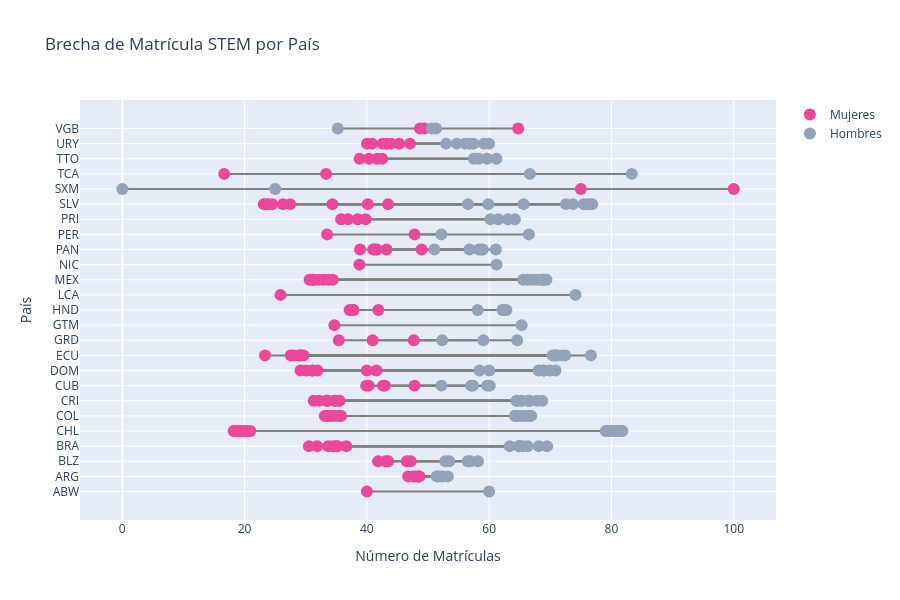

The notebook cell this image was saved under:
### Code cell
fig = go.Figure()

for i, fila in egreso.iterrows():
    fig.add_trace(go.Scatter(
        x=[fila['famale'], fila['male']], 
        y=[fila['geoUnit'], fila['geoUnit']],
        mode='lines',
        line=dict(color='gray', width=2),
        showlegend=False
    ))

fig.add_trace(go.Scatter(
    x=egreso['famale'], 
    y=egreso['geoUnit'],
    mode='markers',
    name='Mujeres',
    marker=dict(color='#ec4899', size=12) 
))


fig.add_trace(go.Scatter(
    x=egreso['male'], 
    y=egreso['geoUnit'],
    mode='markers',
    name='Hombres',
    marker=dict(color='#94a3b8', size=12) 
))

fig.update_layout(
    title="Brecha de Matrícula STEM por País",
    xaxis_title="Número de Matrículas",
    yaxis_title="País",
    height=600
)
fig.show()

### Figure 1 — Plotly figure (JSON) as saved in the notebook; plotly's stock layout.template omitted (floating-point values rounded to 4 significant figures)
{"data": [{"line": {"color": "gray", "width": 2}, "mode": "lines", "showlegend": false, "type": "scatter", "x": [40, 60], "y": ["ABW", "ABW"]}, {"line": {"color": "gray", "width": 2}, "mode": "lines", "showlegend": false, "type": "scatter", "x": [47.57, 52.43], "y": ["ARG", "ARG"]}, {"line": {"color": "gray", "width": 2}, "mode": "lines", "showlegend": false, "type": "scatter", "x": [48.35, 51.65], "y": ["ARG", "ARG"]}, {"line": {"color": "gray", "width": 2}, "mode": "lines", "showlegend": false, "type": "scatter", "x": [48.6, 51.4], "y": ["ARG", "ARG"]}, {"line": {"color": "gray", "width": 2}, "mode": "lines", "showlegend": false, "type": "scatter", "x": [47.94, 52.06], "y": ["ARG", "ARG"]}, {"line": {"color": "gray", "width": 2}, "mode": "lines", "showlegend": false, "type": "scatter", "x": [48.48, 51.52], "y": ["ARG", "ARG"]}, {"line": {"color": "gray", "width": 2}, "mode": "lines", "showlegend": false, "type": "scatter", "x": [46.75, 53.25], "y": ["ARG", "ARG"]}, {"line": {"color": "gray", "width": 2}, "mode": "lines", "showlegend": false, "type": "scatter", "x": [41.83, 58.17], "y": ["BLZ", "BLZ"]}, {"line": {"color": "gray", "width": 2}, "mode": "lines", "showlegend": false, "type": "scatter", "x": [47.17, 52.83], "y": ["BLZ", "BLZ"]}, {"line": {"color": "gray", "width": 2}, "mode": "lines", "showlegend": false, "type": "scatter", "x": [43.49, 56.51], "y": ["BLZ", "BLZ"]}, {"line": {"color": "gray", "width": 2}, "mode": "lines", "showlegend": false, "type": "scatter", "x": [46.53, 53.47], "y": ["BLZ", "BLZ"]}, {"line": {"color": "gray", "width": 2}, "mode": "lines", "showlegend": false, "type": "scatter", "x": [43.07, 56.93], "y": ["BLZ", "BLZ"]}, {"line": {"color": "gray", "width": 2}, "mode": "lines", "showlegend": false, "type": "scatter", "x": [34.45, 65.55], "y": ["BRA", "BRA"]}, {"line": {"color": "gray", "width": 2}, "mode": "lines", "showlegend": false, "type": "scatter", "x": [35.2, 64.8], "y": ["BRA", "BRA"]}, {"line": {"color": "gray", "width": 2}, "mode": "lines", "showlegend": false, "type": "scatter", "x": [36.64, 63.36], "y": ["BRA", "BRA"]}, {"line": {"color": "gray", "width": 2}, "mode": "lines", "showlegend": false, "type": "scatter", "x": [35.01, 64.99], "y": ["BRA", "BRA"]}, {"line": {"color": "gray", "width": 2}, "mode": "lines", "showlegend": false, "type": "scatter", "x": [35.01, 64.99], "y": ["BRA", "BRA"]}, {"line": {"color": "gray", "width": 2}, "mode": "lines", "showlegend": false, "type": "scatter", "x": [33.68, 66.32], "y": ["BRA", "BRA"]}, {"line": {"color": "gray", "width": 2}, "mode": "lines", "showlegend": false, "type": "scatter", "x": [31.87, 68.13], "y": ["BRA", "BRA"]}, {"line": {"color": "gray", "width": 2}, "mode": "lines", "showlegend": false, "type": "scatter", "x": [30.52, 69.48], "y": ["BRA", "BRA"]}, {"line": {"color": "gray", "width": 2}, "mode": "lines", "showlegend": false, "type": "scatter", "x": [18.21, 81.79], "y": ["CHL", "CHL"]}, {"line": {"color": "gray", "width": 2}, "mode": "lines", "showlegend": false, "type": "scatter", "x": [18.47, 81.53], "y": ["CHL", "CHL"]}, {"line": {"color": "gray", "width": 2}, "mode": "lines", "showlegend": false, "type": "scatter", "x": [18.83, 81.17], "y": ["CHL", "CHL"]}, {"line": {"color": "gray", "width": 2}, "mode": "lines", "showlegend": false, "type": "scatter", "x": [18.68, 81.32], "y": ["CHL", "CHL"]}, {"line": {"color": "gray", "width": 2}, "mode": "lines", "showlegend": false, "type": "scatter", "x": [19.16, 80.84], "y": ["CHL", "CHL"]}, {"line": {"color": "gray", "width": 2}, "mode": "lines", "showlegend": false, "type": "scatter", "x": [20.09, 79.91], "y": ["CHL", "CHL"]}, {"line": {"color": "gray", "width": 2}, "mode": "lines", "showlegend": false, "type": "scatter", "x": [19.54, 80.46], "y": ["CHL", "CHL"]}, {"line": {"color": "gray", "width": 2}, "mode": "lines", "showlegend": false, "type": "scatter", "x": [20.94, 79.06], "y": ["CHL", "CHL"]}, {"line": {"color": "gray", "width": 2}, "mode": "lines", "showlegend": false, "type": "scatter", "x": [20.56, 79.44], "y": ["CHL", "CHL"]}, {"line": {"color": "gray", "width": 2}, "mode": "lines", "showlegend": false, "type": "scatter", "x": [33.12, 66.88], "y": ["COL", "COL"]}, {"line": {"color": "gray", "width": 2}, "mode": "lines", "showlegend": false, "type": "scatter", "x": [33.88, 66.12], "y": ["COL", "COL"]}, {"line": {"color": "gray", "width": 2}, "mode": "lines", "showlegend": false, "type": "scatter", "x": [34.06, 65.94], "y": ["COL", "COL"]}, {"line": {"color": "gray", "width": 2}, "mode": "lines", "showlegend": false, "type": "scatter", "x": [33.41, 66.59], "y": ["COL", "COL"]}, {"line": {"color": "gray", "width": 2}, "mode": "lines", "showlegend": false, "type": "scatter", "x": [34.69, 65.31], "y": ["COL", "COL"]}, {"line": {"color": "gray", "width": 2}, "mode": "lines", "showlegend": false, "type": "scatter", "x": [35.78, 64.22], "y": ["COL", "COL"]}, {"line": {"color": "gray", "width": 2}, "mode": "lines", "showlegend": false, "type": "scatter", "x": [35.71, 64.29], "y": ["COL", "COL"]}, {"line": {"color": "gray", "width": 2}, "mode": "lines", "showlegend": false, "type": "scatter", "x": [35.25, 64.75], "y": ["COL", "COL"]}, {"line": {"color": "gray", "width": 2}, "mode": "lines", "showlegend": false, "type": "scatter", "x": [31.31, 68.69], "y": ["CRI", "CRI"]}, {"line": {"color": "gray", "width": 2}, "mode": "lines", "showlegend": false, "type": "scatter", "x": [33.43, 66.57], "y": ["CRI", "CRI"]}, {"line": {"color": "gray", "width": 2}, "mode": "lines", "showlegend": false, "type": "scatter", "x": [33.43, 66.57], "y": ["CRI", "CRI"]}, {"line": {"color": "gray", "width": 2}, "mode": "lines", "showlegend": false, "type": "scatter", "x": [32.2, 67.8], "y": ["CRI", "CRI"]}, {"line": {"color": "gray", "width": 2}, "mode": "lines", "showlegend": false, "type": "scatter", "x": [33.66, 66.34], "y": ["CRI", "CRI"]}, {"line": {"color": "gray", "width": 2}, "mode": "lines", "showlegend": false, "type": "scatter", "x": [34.74, 65.26], "y": ["CRI", "CRI"]}, {"line": {"color": "gray", "width": 2}, "mode": "lines", "showlegend": false, "type": "scatter", "x": [35.46, 64.54], "y": ["CRI", "CRI"]}, {"line": {"color": "gray", "width": 2}, "mode": "lines", "showlegend": false, "type": "scatter", "x": [35.52, 64.48], "y": ["CRI", "CRI"]}, {"line": {"color": "gray", "width": 2}, "mode": "lines", "showlegend": false, "type": "scatter", "x": [34.71, 65.29], "y": ["CRI", "CRI"]}, {"line": {"color": "gray", "width": 2}, "mode": "lines", "showlegend": false, "type": "scatter", "x": [39.89, 60.11], "y": ["CUB", "CUB"]}, {"line": {"color": "gray", "width": 2}, "mode": "lines", "showlegend": false, "type": "scatter", "x": [47.8, 52.2], "y": ["CUB", "CUB"]}, {"line": {"color": "gray", "width": 2}, "mode": "lines", "showlegend": false, "type": "scatter", "x": [40.32, 59.68], "y": ["CUB", "CUB"]}, {"line": {"color": "gray", "width": 2}, "mode": "lines", "showlegend": false, "type": "scatter", "x": [42.95, 57.05], "y": ["CUB", "CUB"]}, {"line": {"color": "gray", "width": 2}, "mode": "lines", "showlegend": false, "type": "scatter", "x": [42.64, 57.36], "y": ["CUB", "CUB"]}, {"line": {"color": "gray", "width": 2}, "mode": "lines", "showlegend": false, "type": "scatter", "x": [41.58, 58.42], "y": ["DOM", "DOM"]}, {"line": {"color": "gray", "width": 2}, "mode": "lines", "showlegend": false, "type": "scatter", "x": [31.91, 68.09], "y": ["DOM", "DOM"]}, {"line": {"color": "gray", "width": 2}, "mode": "lines", "showlegend": false, "type": "scatter", "x": [39.99, 60.01], "y": ["DOM", "DOM"]}, {"line": {"color": "gray", "width": 2}, "mode": "lines", "showlegend": false, "type": "scatter", "x": [29.15, 70.85], "y": ["DOM", "DOM"]}, {"line": {"color": "gray", "width": 2}, "mode": "lines", "showlegend": false, "type": "scatter", "x": [31.1, 68.9], "y": ["DOM", "DOM"]}, {"line": {"color": "gray", "width": 2}, "mode": "lines", "showlegend": false, "type": "scatter", "x": [30.06, 69.94], "y": ["DOM", "DOM"]}, {"line": {"color": "gray", "width": 2}, "mode": "lines", "showlegend": false, "type": "scatter", "x": [31.07, 68.93], "y": ["DOM", "DOM"]}, {"line": {"color": "gray", "width": 2}, "mode": "lines", "showlegend": false, "type": "scatter", "x": [28.07, 71.93], "y": ["ECU", "ECU"]}, {"line": {"color": "gray", "width": 2}, "mode": "lines", "showlegend": false, "type": "scatter", "x": [29.23, 70.77], "y": ["ECU", "ECU"]}, {"line": {"color": "gray", "width": 2}, "mode": "lines", "showlegend": false, "type": "scatter", "x": [23.35, 76.65], "y": ["ECU", "ECU"]}, {"line": {"color": "gray", "width": 2}, "mode": "lines", "showlegend": false, "type": "scatter", "x": [29.13, 70.87], "y": ["ECU", "ECU"]}, {"line": {"color": "gray", "width": 2}, "mode": "lines", "showlegend": false, "type": "scatter", "x": [28.84, 71.16], "y": ["ECU", "ECU"]}, {"line": {"color": "gray", "width": 2}, "mode": "lines", "showlegend": false, "type": "scatter", "x": [29.63, 70.37], "y": ["ECU", "ECU"]}, {"line": {"color": "gray", "width": 2}, "mode": "lines", "showlegend": false, "type": "scatter", "x": [27.55, 72.45], "y": ["ECU", "ECU"]}, {"line": {"color": "gray", "width": 2}, "mode": "lines", "showlegend": false, "type": "scatter", "x": [47.67, 52.33], "y": ["GRD", "GRD"]}, {"line": {"color": "gray", "width": 2}, "mode": "lines", "showlegend": false, "type": "scatter", "x": [35.41, 64.59], "y": ["GRD", "GRD"]}, {"line": {"color": "gray", "width": 2}, "mode": "lines", "showlegend": false, "type": "scatter", "x": [40.94, 59.06], "y": ["GRD", "GRD"]}, {"line": {"color": "gray", "width": 2}, "mode": "lines", "showlegend": false, "type": "scatter", "x": [34.69, 65.31], "y": ["GTM", "GTM"]}, {"line": {"color": "gray", "width": 2}, "mode": "lines", "showlegend": false, "type": "scatter", "x": [37.46, 62.54], "y": ["HND", "HND"]}, {"line": {"color": "gray", "width": 2}, "mode": "lines", "showlegend": false, "type": "scatter", "x": [37.8, 62.2], "y": ["HND", "HND"]}, {"line": {"color": "gray", "width": 2}, "mode": "lines", "showlegend": false, "type": "scatter", "x": [41.88, 58.12], "y": ["HND", "HND"]}, {"line": {"color": "gray", "width": 2}, "mode": "lines", "showlegend": false, "type": "scatter", "x": [37.79, 62.21], "y": ["HND", "HND"]}, {"line": {"color": "gray", "width": 2}, "mode": "lines", "showlegend": false, "type": "scatter", "x": [37.17, 62.83], "y": ["HND", "HND"]}, {"line": {"color": "gray", "width": 2}, "mode": "lines", "showlegend": false, "type": "scatter", "x": [25.87, 74.13], "y": ["LCA", "LCA"]}, {"line": {"color": "gray", "width": 2}, "mode": "lines", "showlegend": false, "type": "scatter", "x": [31.33, 68.67], "y": ["MEX", "MEX"]}, {"line": {"color": "gray", "width": 2}, "mode": "lines", "showlegend": false, "type": "scatter", "x": [31.13, 68.87], "y": ["MEX", "MEX"]}, {"line": {"color": "gray", "width": 2}, "mode": "lines", "showlegend": false, "type": "scatter", "x": [30.63, 69.37], "y": ["MEX", "MEX"]}, {"line": {"color": "gray", "width": 2}, "mode": "lines", "showlegend": false, "type": "scatter", "x": [31.26, 68.74], "y": ["MEX", "MEX"]}, {"line": {"color": "gray", "width": 2}, "mode": "lines", "showlegend": false, "type": "scatter", "x": [32.07, 67.93], "y": ["MEX", "MEX"]}, {"line": {"color": "gray", "width": 2}, "mode": "lines", "showlegend": false, "type": "scatter", "x": [32.91, 67.09], "y": ["MEX", "MEX"]}, {"line": {"color": "gray", "width": 2}, "mode": "lines", "showlegend": false, "type": "scatter", "x": [33.67, 66.33], "y": ["MEX", "MEX"]}, {"line": {"color": "gray", "width": 2}, "mode": "lines", "showlegend": false, "type": "scatter", "x": [34.42, 65.58], "y": ["MEX", "MEX"]}, {"line": {"color": "gray", "width": 2}, "mode": "lines", "showlegend": false, "type": "scatter", "x": [38.78, 61.22], "y": ["NIC", "NIC"]}, {"line": {"color": "gray", "width": 2}, "mode": "lines", "showlegend": false, "type": "scatter", "x": [48.95, 51.05], "y": ["PAN", "PAN"]}, {"line": {"color": "gray", "width": 2}, "mode": "lines", "showlegend": false, "type": "scatter", "x": [43.22, 56.78], "y": ["PAN", "PAN"]}, {"line": {"color": "gray", "width": 2}, "mode": "lines", "showlegend": false, "type": "scatter", "x": [41.04, 58.96], "y": ["PAN", "PAN"]}, {"line": {"color": "gray", "width": 2}, "mode": "lines", "showlegend": false, "type": "scatter", "x": [41.24, 58.76], "y": ["PAN", "PAN"]}, {"line": {"color": "gray", "width": 2}, "mode": "lines", "showlegend": false, "type": "scatter", "x": [38.89, 61.11], "y": ["PAN", "PAN"]}, {"line": {"color": "gray", "width": 2}, "mode": "lines", "showlegend": false, "type": "scatter", "x": [41.67, 58.33], "y": ["PAN", "PAN"]}, {"line": {"color": "gray", "width": 2}, "mode": "lines", "showlegend": false, "type": "scatter", "x": [33.5, 66.5], "y": ["PER", "PER"]}, {"line": {"color": "gray", "width": 2}, "mode": "lines", "showlegend": false, "type": "scatter", "x": [47.81, 52.19], "y": ["PER", "PER"]}, {"line": {"color": "gray", "width": 2}, "mode": "lines", "showlegend": false, "type": "scatter", "x": [35.79, 64.21], "y": ["PRI", "PRI"]}, {"line": {"color": "gray", "width": 2}, "mode": "lines", "showlegend": false, "type": "scatter", "x": [38.5, 61.5], "y": ["PRI", "PRI"]}, {"line": {"color": "gray", "width": 2}, "mode": "lines", "showlegend": false, "type": "scatter", "x": [39.8, 60.2], "y": ["PRI", "PRI"]}, {"line": {"color": "gray", "width": 2}, "mode": "lines", "showlegend": false, "type": "scatter", "x": [36.92, 63.08], "y": ["PRI", "PRI"]}, {"line": {"color": "gray", "width": 2}, "mode": "lines", "showlegend": false, "type": "scatter", "x": [26.28, 73.72], "y": ["SLV", "SLV"]}, {"line": {"color": "gray", "width": 2}, "mode": "lines", "showlegend": false, "type": "scatter", "x": [23.9, 76.1], "y": ["SLV", "SLV"]}, {"line": {"color": "gray", "width": 2}, "mode": "lines", "showlegend": false, "type": "scatter", "x": [23.52, 76.48], "y": ["SLV", "SLV"]}, {"line": {"color": "gray", "width": 2}, "mode": "lines", "showlegend": false, "type": "scatter", "x": [23.14, 76.86], "y": ["SLV", "SLV"]}, {"line": {"color": "gray", "width": 2}, "mode": "lines", "showlegend": false, "type": "scatter", "x": [24.55, 75.45], "y": ["SLV", "SLV"]}, {"line": {"color": "gray", "width": 2}, "mode": "lines", "showlegend": false, "type": "scatter", "x": [27.44, 72.56], "y": ["SLV", "SLV"]}, {"line": {"color": "gray", "width": 2}, "mode": "lines", "showlegend": false, "type": "scatter", "x": [43.47, 56.53], "y": ["SLV", "SLV"]}, {"line": {"color": "gray", "width": 2}, "mode": "lines", "showlegend": false, "type": "scatter", "x": [34.37, 65.63], "y": ["SLV", "SLV"]}, {"line": {"color": "gray", "width": 2}, "mode": "lines", "showlegend": false, "type": "scatter", "x": [40.14, 59.86], "y": ["SLV", "SLV"]}, {"line": {"color": "gray", "width": 2}, "mode": "lines", "showlegend": false, "type": "scatter", "x": [75, 25], "y": ["SXM", "SXM"]}, {"line": {"color": "gray", "width": 2}, "mode": "lines", "showlegend": false, "type": "scatter", "x": [100, 0], "y": ["SXM", "SXM"]}, {"line": {"color": "gray", "width": 2}, "mode": "lines", "showlegend": false, "type": "scatter", "x": [33.33, 66.67], "y": ["TCA", "TCA"]}, {"line": {"color": "gray", "width": 2}, "mode": "lines", "showlegend": false, "type": "scatter", "x": [16.67, 83.33], "y": ["TCA", "TCA"]}, {"line": {"color": "gray", "width": 2}, "mode": "lines", "showlegend": false, "type": "scatter", "x": [38.82, 61.18], "y": ["TTO", "TTO"]}, {"line": {"color": "gray", "width": 2}, "mode": "lines", "showlegend": false, "type": "scatter", "x": [40.34, 59.66], "y": ["TTO", "TTO"]}, {"line": {"color": "gray", "width": 2}, "mode": "lines", "showlegend": false, "type": "scatter", "x": [42.5, 57.5], "y": ["TTO", "TTO"]}, {"line": {"color": "gray", "width": 2}, "mode": "lines", "showlegend": false, "type": "scatter", "x": [41.7, 58.3], "y": ["TTO", "TTO"]}, {"line": {"color": "gray", "width": 2}, "mode": "lines", "showlegend": false, "type": "scatter", "x": [43.96, 56.04], "y": ["URY", "URY"]}, {"line": {"color": "gray", "width": 2}, "mode": "lines", "showlegend": false, "type": "scatter", "x": [45.29, 54.71], "y": ["URY", "URY"]}, {"line": {"color": "gray", "width": 2}, "mode": "lines", "showlegend": false, "type": "scatter", "x": [42.56, 57.44], "y": ["URY", "URY"]}, {"line": {"color": "gray", "width": 2}, "mode": "lines", "showlegend": false, "type": "scatter", "x": [40.86, 59.14], "y": ["URY", "URY"]}, {"line": {"color": "gray", "width": 2}, "mode": "lines", "showlegend": false, "type": "scatter", "x": [43.19, 56.81], "y": ["URY", "URY"]}, {"line": {"color": "gray", "width": 2}, "mode": "lines", "showlegend": false, "type": "scatter", "x": [47.05, 52.95], "y": ["URY", "URY"]}, {"line": {"color": "gray", "width": 2}, "mode": "lines", "showlegend": false, "type": "scatter", "x": [40.02, 59.98], "y": ["URY", "URY"]}, {"line": {"color": "gray", "width": 2}, "mode": "lines", "showlegend": false, "type": "scatter", "x": [49.41, 50.59], "y": ["VGB", "VGB"]}, {"line": {"color": "gray", "width": 2}, "mode": "lines", "showlegend": false, "type": "scatter", "x": [64.76, 35.24], "y": ["VGB", "VGB"]}, {"line": {"color": "gray", "width": 2}, "mode": "lines", "showlegend": false, "type": "scatter", "x": [48.7, 51.3], "y": ["VGB", "VGB"]}, {"marker": {"color": "#ec4899", "size": 12}, "mode": "markers", "name": "Mujeres", "type": "scatter", "x": [40.0, 47.57, 48.35, 48.6, 47.94, 48.48, 46.75, 41.83, 47.17, 43.49, 46.53, 43.07, 34.45, 35.2, 36.64, 35.01, 35.01, 33.68, 31.87, 30.52, 18.21, 18.47, 18.83, 18.68, 19.16, 20.09, 19.54, 20.94, 20.56, 33.12, 33.88, 34.06, 33.41, 34.69, 35.78, 35.71, 35.25, 31.31, 33.43, 33.43, 32.2, 33.66, 34.74, 35.46, 35.52, 34.71, 39.89, 47.8, 40.32, 42.95, 42.64, 41.58, 31.91, 39.99, 29.15, 31.1, 30.06, 31.07, 28.07, 29.23, 23.35, 29.13, 28.84, 29.63, 27.55, 47.67, 35.41, 40.94, 34.69, 37.46, 37.8, 41.88, 37.79, 37.17, 25.87, 31.33, 31.13, 30.63, 31.26, 32.07, 32.91, 33.67, 34.42, 38.78, 48.95, 43.22, 41.04, 41.24, 38.89, 41.67, 33.5, 47.81, 35.79, 38.5, 39.8, 36.92, 26.28, 23.9, 23.52, 23.14, 24.55, 27.44, 43.47, 34.37, 40.14, 75.0, 100.0, 33.33, 16.67, 38.82, 40.34, 42.5, 41.7, 43.96, 45.29, 42.56, 40.86, 43.19, 47.05, 40.02, 49.41, 64.76, 48.7], "y": ["ABW", "ARG", "ARG", "ARG", "ARG", "ARG", "ARG", "BLZ", "BLZ", "BLZ", "BLZ", "BLZ", "BRA", "BRA", "BRA", "BRA", "BRA", "BRA", "BRA", "BRA", "CHL", "CHL", "CHL", "CHL", "CHL", "CHL", "CHL", "CHL", "CHL", "COL", "COL", "COL", "COL", "COL", "COL", "COL", "COL", "CRI", "CRI", "CRI", "CRI", "CRI", "CRI", "CRI", "CRI", "CRI", "CUB", "CUB", "CUB", "CUB", "CUB", "DOM", "DOM", "DOM", "DOM", "DOM", "DOM", "DOM", "ECU", "ECU", "ECU", "ECU", "ECU", "ECU", "ECU", "GRD", "GRD", "GRD", "GTM", "HND", "HND", "HND", "HND", "HND", "LCA", "MEX", "MEX", "MEX", "MEX", "MEX", "MEX", "MEX", "MEX", "NIC", "PAN", "PAN", "PAN", "PAN", "PAN", "PAN", "PER", "PER", "PRI", "PRI", "PRI", "PRI", "SLV", "SLV", "SLV", "SLV", "SLV", "SLV", "SLV", "SLV", "SLV", "SXM", "SXM", "TCA", "TCA", "TTO", "TTO", "TTO", "TTO", "URY", "URY", "URY", "URY", "URY", "URY", "URY", "VGB", "VGB", "VGB"]}, {"marker": {"color": "#94a3b8", "size": 12}, "mode": "markers", "name": "Hombres", "type": "scatter", "x": [60.0, 52.43, 51.65, 51.4, 52.06, 51.52, 53.25, 58.17, 52.83, 56.51, 53.47, 56.93, 65.55, 64.8, 63.36, 64.99, 64.99, 66.32, 68.13, 69.48, 81.79, 81.53, 81.17, 81.32, 80.84, 79.91, 80.46, 79.06, 79.44, 66.88, 66.12, 65.94, 66.59, 65.31, 64.22, 64.29, 64.75, 68.69, 66.57, 66.57, 67.8, 66.34, 65.26, 64.54, 64.48, 65.29, 60.11, 52.2, 59.68, 57.05, 57.36, 58.42, 68.09, 60.01, 70.85, 68.9, 69.94, 68.93, 71.93, 70.77, 76.65, 70.87, 71.16, 70.37, 72.45, 52.33, 64.59, 59.06, 65.31, 62.54, 62.2, 58.12, 62.21, 62.83, 74.13, 68.67, 68.87, 69.37, 68.74, 67.93, 67.09, 66.33, 65.58, 61.22, 51.05, 56.78, 58.96, 58.76, 61.11, 58.33, 66.5, 52.19, 64.21, 61.5, 60.2, 63.08, 73.72, 76.1, 76.48, 76.86, 75.45, 72.56, 56.53, 65.63, 59.86, 25.0, 0.0, 66.67, 83.33, 61.18, 59.66, 57.5, 58.3, 56.04, 54.71, 57.44, 59.14, 56.81, 52.95, 59.98, 50.59, 35.24, 51.3], "y": ["ABW", "ARG", "ARG", "ARG", "ARG", "ARG", "ARG", "BLZ", "BLZ", "BLZ", "BLZ", "BLZ", "BRA", "BRA", "BRA", "BRA", "BRA", "BRA", "BRA", "BRA", "CHL", "CHL", "CHL", "CHL", "CHL", "CHL", "CHL", "CHL", "CHL", "COL", "COL", "COL", "COL", "COL", "COL", "COL", "COL", "CRI", "CRI", "CRI", "CRI", "CRI", "CRI", "CRI", "CRI", "CRI", "CUB", "CUB", "CUB", "CUB", "CUB", "DOM", "DOM", "DOM", "DOM", "DOM", "DOM", "DOM", "ECU", "ECU", "ECU", "ECU", "ECU", "ECU", "ECU", "GRD", "GRD", "GRD", "GTM", "HND", "HND", "HND", "HND", "HND", "LCA", "MEX", "MEX", "MEX", "MEX", "MEX", "MEX", "MEX", "MEX", "NIC", "PAN", "PAN", "PAN", "PAN", "PAN", "PAN", "PER", "PER", "PRI", "PRI", "PRI", "PRI", "SLV", "SLV", "SLV", "SLV", "SLV", "SLV", "SLV", "SLV", "SLV", "SXM", "SXM", "TCA", "TCA", "TTO", "TTO", "TTO", "TTO", "URY", "URY", "URY", "URY", "URY", "URY", "URY", "VGB", "VGB", "VGB"]}], "layout": {"height": 600, "title": {"text": "Brecha de Matrícula STEM por País"}, "xaxis": {"title": {"text": "Número de Matrículas"}}, "yaxis": {"title": {"text": "País"}}}}
